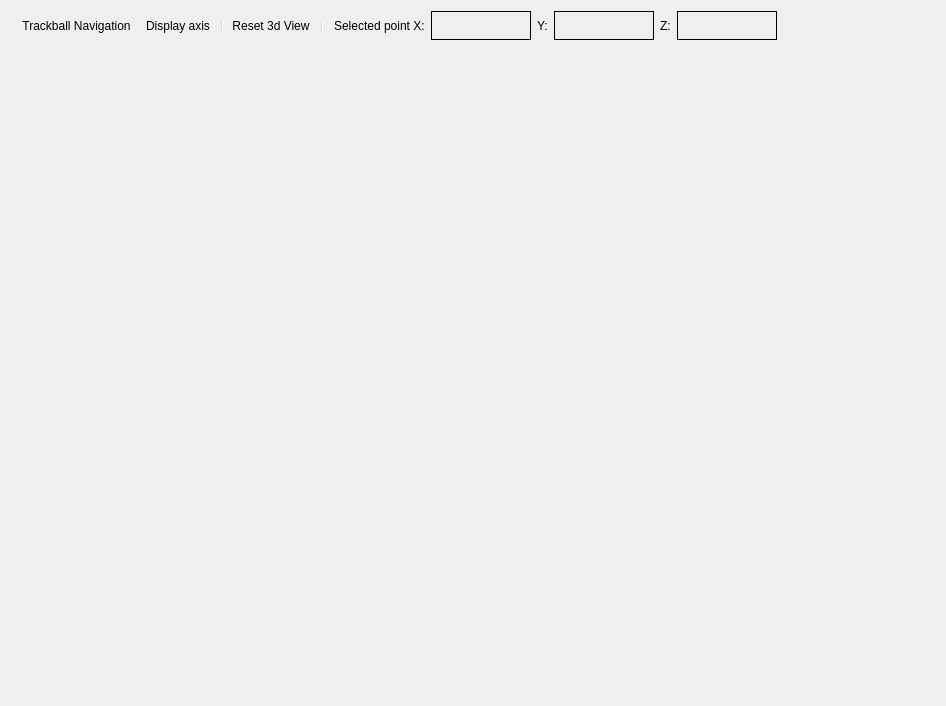
<?xml version="1.0" encoding="UTF-8"?>
<ui version="4.0">
 <class>Desktop3dWindow</class>
 <widget class="QWidget" name="Desktop3dWindow">
  <property name="geometry">
   <rect>
    <x>0</x>
    <y>0</y>
    <width>946</width>
    <height>706</height>
   </rect>
  </property>
  <property name="windowTitle">
   <string>Desktop3dWindow</string>
  </property>
  <layout class="QVBoxLayout" name="verticalLayout">
   <item>
    <layout class="QHBoxLayout" name="horizontalLayout">
     <item>
      <widget class="QToolBar" name="mainToolBar">
       <property name="toolButtonStyle">
        <enum>Qt::ToolButtonTextUnderIcon</enum>
       </property>
       <addaction name="actionTrackball_Navigation"/>
       <addaction name="actionDisplay_axis"/>
       <addaction name="separator"/>
       <addaction name="actionReset_3d_View"/>
       <addaction name="separator"/>
      </widget>
     </item>
     <item>
      <widget class="QLabel" name="label">
       <property name="text">
        <string>Selected point X:</string>
       </property>
      </widget>
     </item>
     <item>
      <widget class="QLabel" name="x_label">
       <property name="minimumSize">
        <size>
         <width>100</width>
         <height>0</height>
        </size>
       </property>
       <property name="frameShape">
        <enum>QFrame::Panel</enum>
       </property>
       <property name="text">
        <string/>
       </property>
       <property name="alignment">
        <set>Qt::AlignCenter</set>
       </property>
      </widget>
     </item>
     <item>
      <widget class="QLabel" name="label_4">
       <property name="text">
        <string>Y:</string>
       </property>
      </widget>
     </item>
     <item>
      <widget class="QLabel" name="y_label">
       <property name="minimumSize">
        <size>
         <width>100</width>
         <height>0</height>
        </size>
       </property>
       <property name="frameShape">
        <enum>QFrame::Panel</enum>
       </property>
       <property name="text">
        <string/>
       </property>
       <property name="alignment">
        <set>Qt::AlignCenter</set>
       </property>
      </widget>
     </item>
     <item>
      <widget class="QLabel" name="label_6">
       <property name="text">
        <string>Z:</string>
       </property>
      </widget>
     </item>
     <item>
      <widget class="QLabel" name="z_label">
       <property name="minimumSize">
        <size>
         <width>100</width>
         <height>0</height>
        </size>
       </property>
       <property name="frameShape">
        <enum>QFrame::Panel</enum>
       </property>
       <property name="text">
        <string/>
       </property>
       <property name="alignment">
        <set>Qt::AlignCenter</set>
       </property>
      </widget>
     </item>
     <item>
      <spacer name="horizontalSpacer">
       <property name="orientation">
        <enum>Qt::Horizontal</enum>
       </property>
       <property name="sizeHint" stdset="0">
        <size>
         <width>40</width>
         <height>20</height>
        </size>
       </property>
      </spacer>
     </item>
    </layout>
   </item>
   <item>
    <widget class="PointCloudDisplayWidget" name="point_cloud_display_widget" native="true">
     <property name="sizePolicy">
      <sizepolicy hsizetype="Preferred" vsizetype="Expanding">
       <horstretch>0</horstretch>
       <verstretch>0</verstretch>
      </sizepolicy>
     </property>
    </widget>
   </item>
  </layout>
  <action name="actionTrackball_Navigation">
   <property name="checkable">
    <bool>true</bool>
   </property>
   <property name="text">
    <string>Trackball Navigation</string>
   </property>
  </action>
  <action name="actionDisplay_axis">
   <property name="checkable">
    <bool>true</bool>
   </property>
   <property name="text">
    <string>Display axis</string>
   </property>
  </action>
  <action name="actionReset_3d_View">
   <property name="text">
    <string>Reset 3d View</string>
   </property>
  </action>
 </widget>
 <layoutdefault spacing="6" margin="11"/>
 <customwidgets>
  <customwidget>
   <class>PointCloudDisplayWidget</class>
   <extends>QWidget</extends>
   <header>PointCloudDisplayWidget.h</header>
   <container>1</container>
  </customwidget>
 </customwidgets>
 <resources/>
 <connections/>
</ui>
